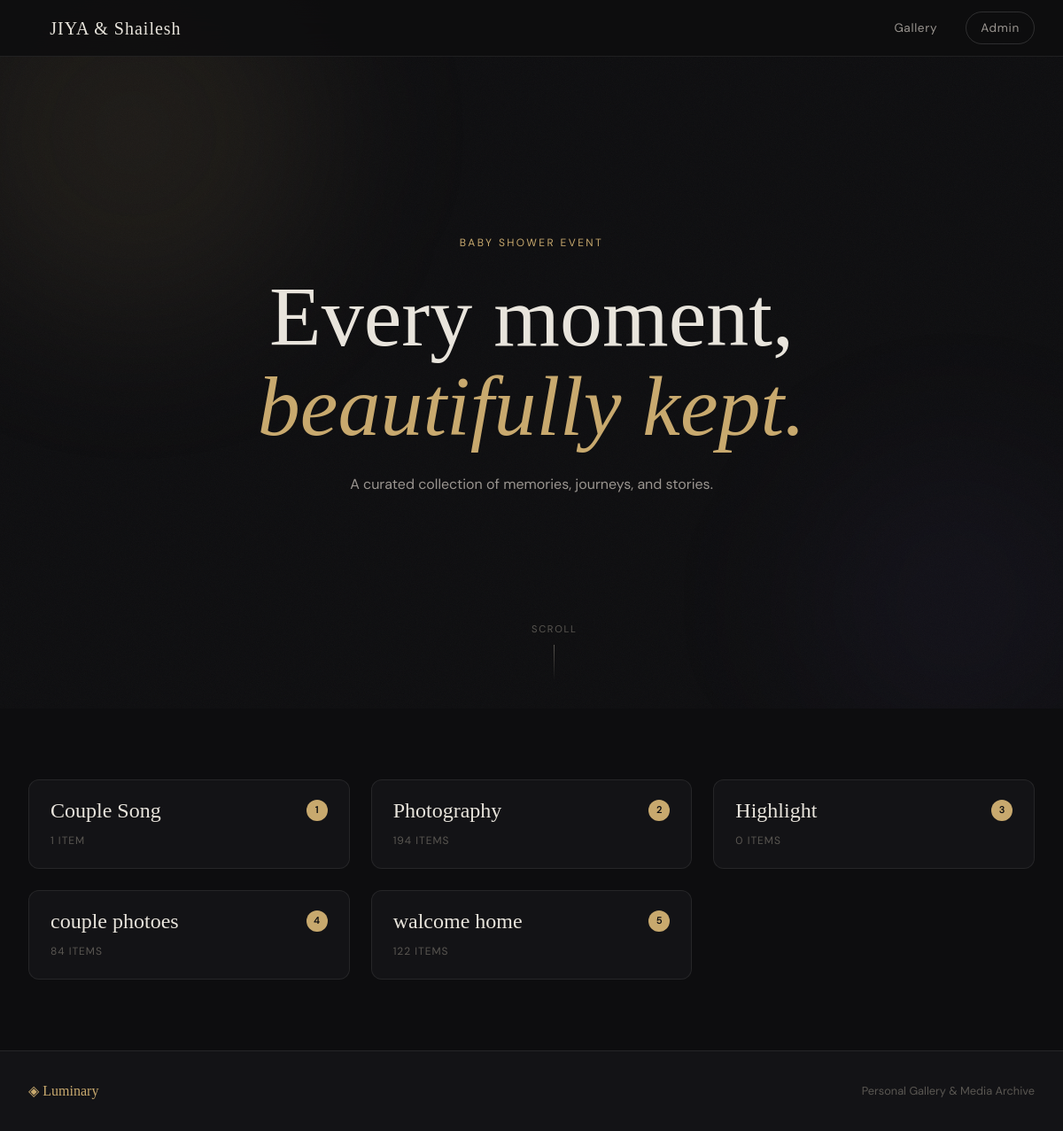
The page / on the database its author committed.
### gallery/models.py (models this page shows, shortened)
class Section(models.Model):
    name = models.CharField(max_length=100)
    description = models.TextField(blank=True)
    order = models.PositiveIntegerField(default=0)
    cover_image = models.ImageField(upload_to='covers/', blank=True, null=True)
    created_at = models.DateTimeField(auto_now_add=True)
    class Meta:
        ordering = ['order', 'created_at']
    def media_count(self):
        return self.media.count()
    def image_count(self):
        return self.media.filter(media_type='image').count()
    def video_count(self):
        return self.media.filter(media_type='video').count()
    def get_cover(self):
        if self.cover_image:
            url = self.cover_image.url
            if 'image/upload' in url:
                return url
            return url
        first_image = self.media.filter(media_type='image').first()
        if first_image:
            return first_image.get_url
        return None

### gallery/views.py (the view)
# urls.py: path('', views.home, name='home'),
def home(request):
    sections = Section.objects.prefetch_related('media').all()
    query = request.GET.get('q', '')
    if query:
        sections = sections.filter(name__icontains=query)
    return render(request, 'home.html', {'sections': sections, 'query': query})

### templates/home.html (shortened to what this page needs)
{% extends 'base.html' %}
{% load static %}
{% block content %}
<section class="hero">
  <div class="hero-bg">
    <div class="hero-grain"></div>
    <div class="hero-orb hero-orb-1"></div>
    <div class="hero-orb hero-orb-2"></div>
  </div>
  <div class="hero-content">
    <p class="hero-eyebrow">Baby Shower Event</p>
    <h1 class="hero-title">Every moment,<br><em>beautifully kept.</em></h1>
    <p class="hero-sub">A curated collection of memories, journeys, and stories.</p>
  </div>
  <div class="hero-scroll-hint">
    <span>Scroll</span>
  </div>
</section>
<section class="gallery-sections">
  <div class="container">
    {% if sections %}
    <div class="sections-grid">
      {% for section in sections %}
      <article class="section-card fade-in" style="--delay: {{ forloop.counter0 }}00ms">
        <a href="{% url 'section_detail' section.pk %}" class="card-link">
          <div class="card-info">
            <div class="card-order-badge">{{ section.order }}</div>
            <h2 class="card-title">{{ section.name }}</h2>
            <span class="card-count">{{ section.media_count }} item{% if section.media_count != 1 %}s{% endif %}</span>
          </div>
        </a>
      </article>
      {% endfor %}
    </div>
    {% endif %}
  </div>
</section>
{% endblock %}

### static/css/style.css (style rules this page uses)
:root { --bg: #0d0d0f; --bg2: #131316; --bg3: #1a1a1f; --border: rgba(255,255,255,0.08); --border2: rgba(255,255,255,0.14); --text: #e8e4dc; --text2: #9a9590; --text3: #5a5752; --accent: #c8a96e; --accent2: #e8c990; --danger: #e05c5c; --radius: 12px; --radius-sm: 6px; --nav-h: 64px; --shadow: 0 4px 24px rgba(0,0,0,0.5); --shadow-lg: 0 12px 48px rgba(0,0,0,0.7); --transition: 0.3s cubic-bezier(0.4,0,0.2,1); }
*, *::before, *::after { box-sizing: border-box; margin: 0; padding: 0; }
html { scroll-behavior: smooth; }
body { font-family: 'DM Sans', sans-serif; background: var(--bg); color: var(--text); font-size: 15px; line-height: 1.6; -webkit-font-smoothing: antialiased; }
a { color: inherit; text-decoration: none; }
.container { max-width: 1280px; margin: 0 auto; padding: 0 2rem; }
h1, h2, h3 { font-family: 'Cormorant Garamond', serif; font-weight: 400; line-height: 1.2; }
.hero { position: relative; min-height: 100vh; display: flex; align-items: center; justify-content: center; overflow: hidden; padding-top: var(--nav-h); }
.hero-bg { position: absolute; inset: 0; z-index: 0; }
.hero-grain { position: absolute; inset: 0; opacity: 0.035; z-index: 1; background-size: 200px 200px; }
.hero-orb { position: absolute; border-radius: 50%; filter: blur(80px); animation: orbFloat 12s ease-in-out infinite; }
.hero-orb-1 { width: 500px; height: 500px; background: radial-gradient(circle, rgba(200,169,110,0.12), transparent); top: -100px; left: -100px; }
.hero-orb-2 { width: 400px; height: 400px; background: radial-gradient(circle, rgba(100,80,180,0.08), transparent); bottom: -80px; right: -80px; animation-delay: -6s; }
.hero-content { position: relative; z-index: 2; text-align: center; padding: 2rem; max-width: 700px; }
.hero-eyebrow { font-size: 0.75rem; letter-spacing: 0.2em; text-transform: uppercase; color: var(--accent); margin-bottom: 1.5rem; animation: fadeUp 0.8s ease both; }
.hero-title { font-family: 'Cormorant Garamond', serif; font-size: clamp(3rem, 8vw, 6rem); font-weight: 300; line-height: 1.05; margin-bottom: 1.5rem; animation: fadeUp 0.8s 0.1s ease both; }
.hero-title em { font-style: italic; color: var(--accent); }
.hero-sub { font-size: 1rem; color: var(--text2); margin-bottom: 2.5rem; animation: fadeUp 0.8s 0.2s ease both; }
.hero-scroll-hint { position: absolute; bottom: 2rem; left: 50%; transform: translateX(-50%); display: flex; flex-direction: column; align-items: center; gap: 0.5rem; color: var(--text3); font-size: 0.7rem; letter-spacing: 0.15em; text-transform: uppercase; animation: fadeUp 1s 0.6s ease both; }
.gallery-sections { padding: 5rem 0; }
.sections-grid { display: grid; grid-template-columns: repeat(auto-fill, minmax(320px, 1fr)); gap: 1.5rem; }
.section-card { background: var(--bg2); border: 1px solid var(--border); border-radius: var(--radius); overflow: hidden; transition: border-color var(--transition), transform var(--transition), box-shadow var(--transition); }
.card-link { display: block; }
.card-info { padding: 1.25rem 1.5rem; }
.card-order-badge { display: inline-flex; align-items: center; justify-content: center; width: 24px; height: 24px; border-radius: 50%; background: var(--accent); color: var(--bg); font-size: 0.7rem; font-weight: 600; float: right; margin-top: 2px; }
.card-title { font-family: 'Cormorant Garamond', serif; font-size: 1.5rem; margin-bottom: 0.4rem; color: var(--text); }
.card-count { font-size: 0.75rem; letter-spacing: 0.08em; text-transform: uppercase; color: var(--text3); }
.fade-in { opacity: 0; animation: fadeUp 0.6s var(--delay, 0ms) ease forwards; }

### rows shown on the page
Section: order "1", name "Couple Song", media_count "1"
Section: order "2", name "Photography", media_count "194", shows "S"
Section: order "3", name "Highlight", media_count "0", shows "S"
Section: order "4", name "couple photoes", media_count "84", shows "S"
Section: order "5", name "walcome home", media_count "122", shows "S"
